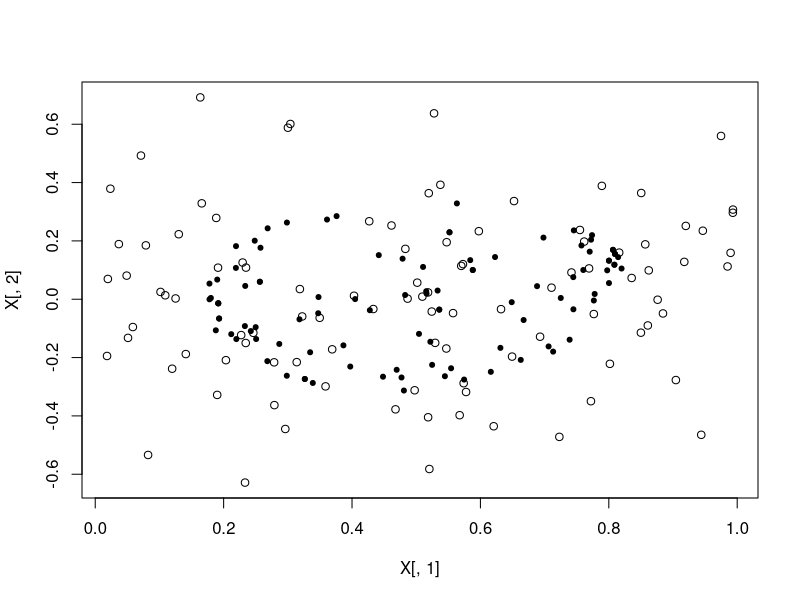
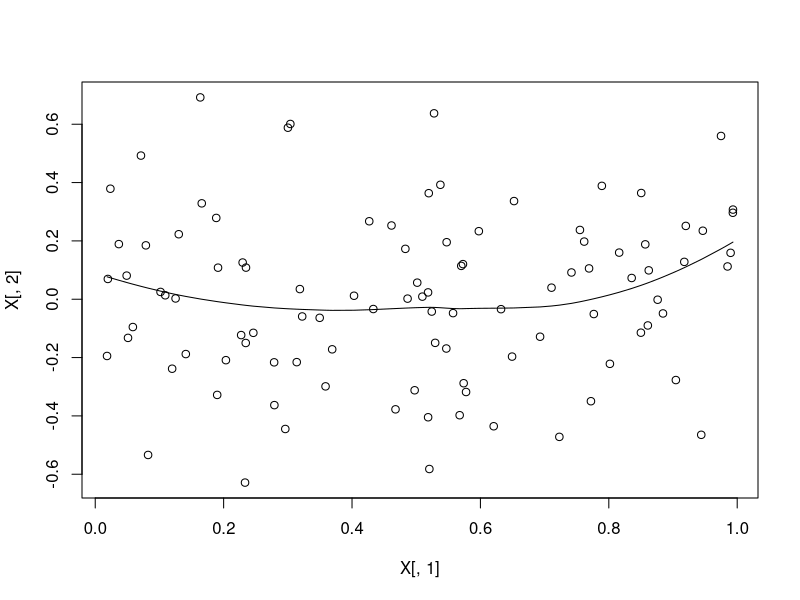

R code for these plots, in order:
library(MASS)
library(caret)

N <- 100;

sigma <- 0.3;

# simulate data

set.seed(1334)
x1 <- runif(N);

x2 <- rnorm(N, sd = sigma);
fev.true <- 0;

#mu <- x1^3 + 2*x1^2 - 1;
#x2 <- rnorm(N, mean = mu, sd = sigma);
#fev.true <- 1 - sigma^2 / var(mu);

X <- matrix(c(x1, x2), ncol=2);

# fit KNN regression

K <- 30;

fit.x1 <- knnreg(X, x1, k = K);
fit.x2 <- knnreg(X, x2, k = K);

x1.hat <- predict(fit.x1, X);
x2.hat <- predict(fit.x2, X);

X.hat <- matrix(c(x1.hat, x2.hat), ncol=2);

plot(X[,1], X[,2])
points(X.hat[,1], X.hat[,2], pch=20)

# fit loess regression

fit <- loess(x2 ~ x1);
x2.hat <- predict(fit, x1);

plot(X[,1], X[,2])
idx <- order(x1);
lines(x1[idx], x2.hat[idx], pch=20)

ssr <- sum((x2 - x2.hat)^2);
sst <- sum((x2 - mean(x2))^2);

fev <- 1 - ssr / sst;

print(fev.true)
print(fev)

